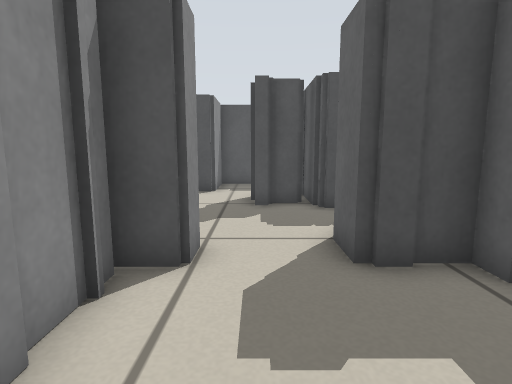
View 1 (above)

16 first-person views from a walk through a robot-simulator world made for Stage. The camera is 0.45 m above the floor, tilts 8° down and sees 80° across. The lines on the ground mark 1 m squares. The floor is counted in squares, 0.25 m on a side. Each view is taken from the middle of a square. On the plan, view 1 faces up. The plan holds only what a view shows up to about 16 squares ahead; the rest is blank. The place goes on beyond the plan. Robots are left out.

View 2
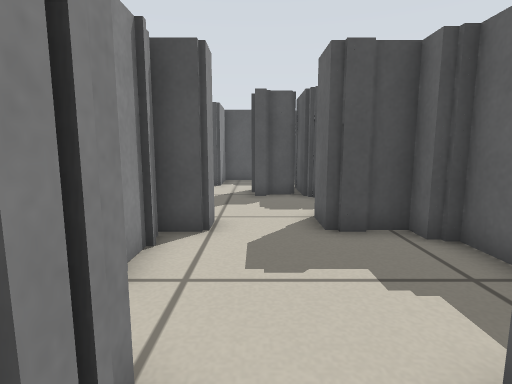

View 3
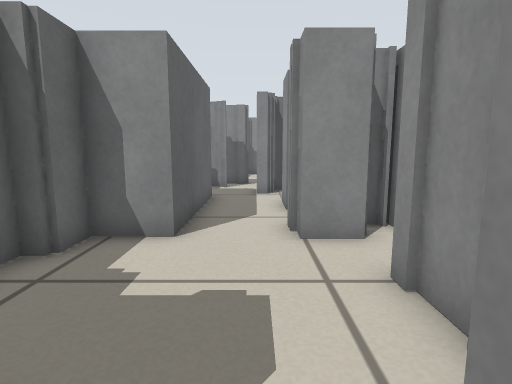

View 4
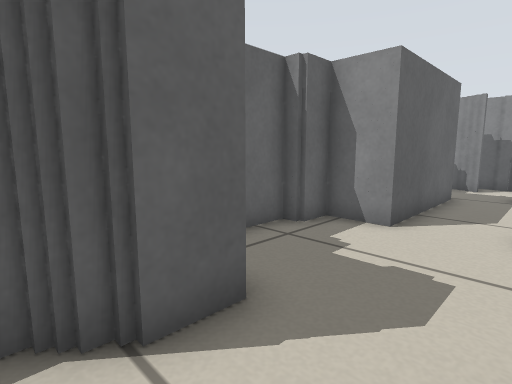

View 5
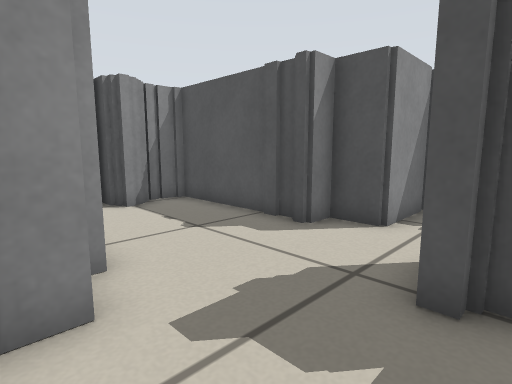

View 6
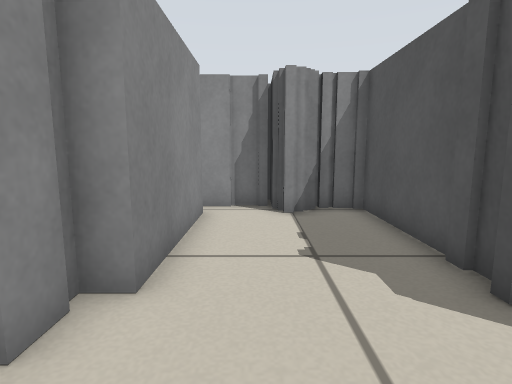

View 7
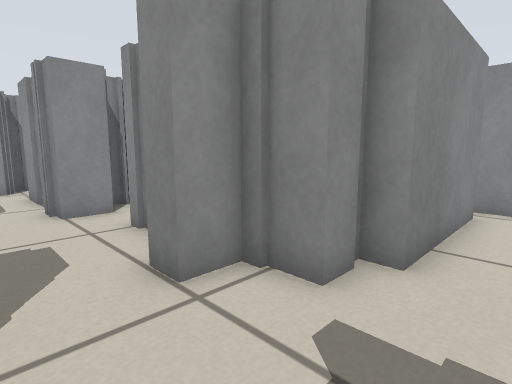

View 8
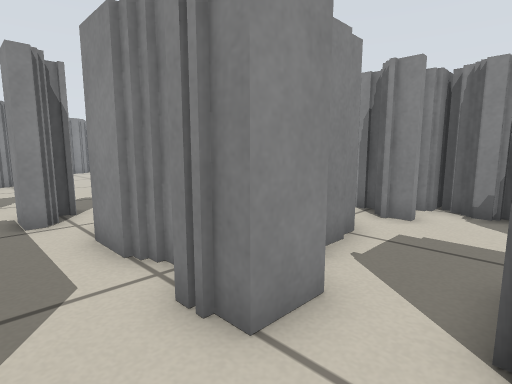

View 9
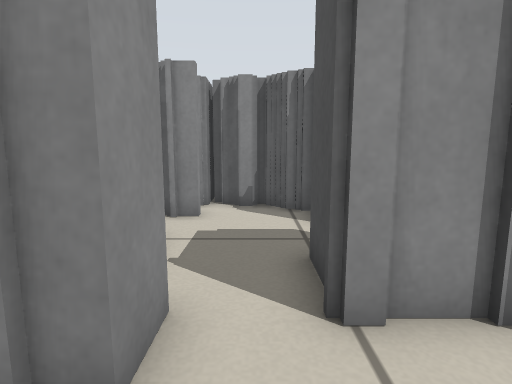

View 10
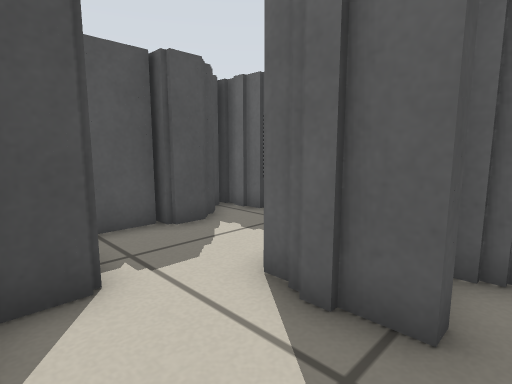

View 11
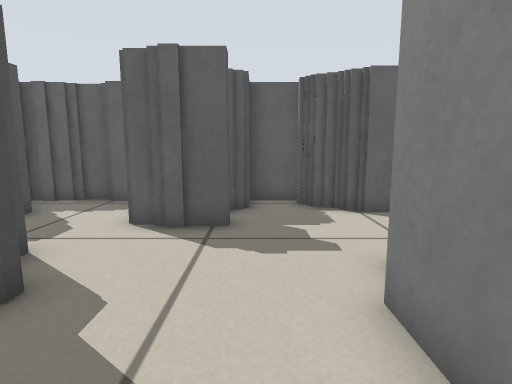

View 12
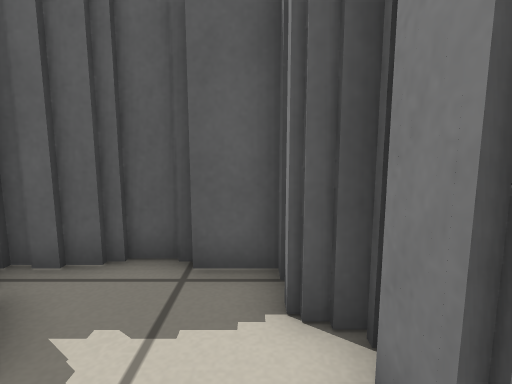

View 13
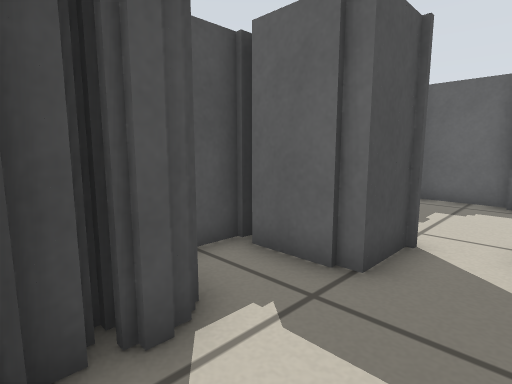

View 14
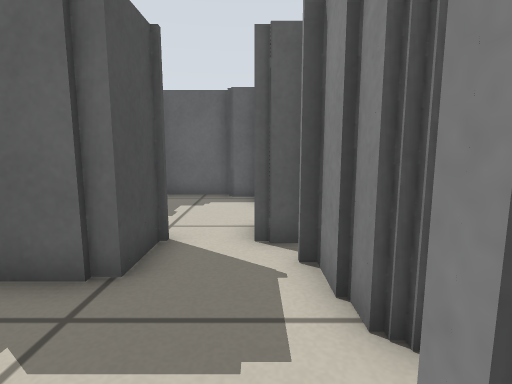

View 15
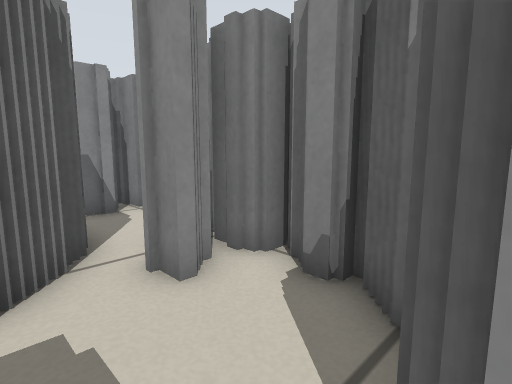

View 16
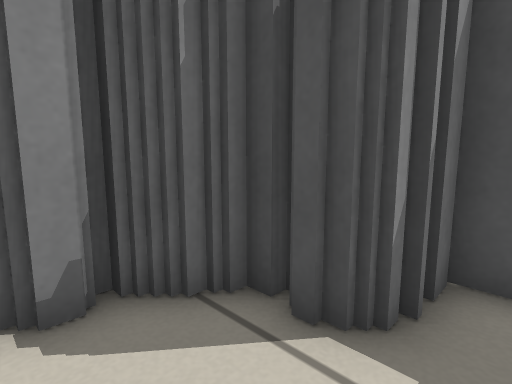

### Floor plan
Points are (right, up) in squares from view 1. A wall is a line through its corners. A room is listed if a view was taken in it or the views show most of it. See-through windows are left out.
Room 1 (views 1, 2, 3, 4, 5, 6, 7, 8, 9)
walls: (4, 1) (4, 3.9); (-2.2, 0) (-0.9, 0) (-0.9, -1.1); (-1.2, -2.1) (-1.2, -2.8); (-0.9, -2.6) (-0.9, -4.5); (3.4, 4.6) (1.5, 4.6) (1.5, 6.1); (-2, 4.2) (-2, 1.9); (1.8, 6) (1.8, 6.5); (2.1, 6.4) (2.1, 7); (-2, 6) (-2, 5.5) (-0.9, 5.5) (-0.9, 4.6) (-2.2, 4.6); (2.4, 6.9) (2.4, 7.5); (1.5, -5.6) (1.5, 0) (3.4, 0) (3.4, 1); (-2.3, 6.9) (-2.3, 5.9); (3.4, 7.5) (3.4, 9.2); (-0.6, -6.3) (0, -6.3) (0, -7.4); (3, 9.2) (1.8, 9.2); (0.4, 9.6) (0, 9.6); (1.6, 10.1) (0.4, 10.1); (1.4, -8.6) (2.1, -8.6)
ways out: opening at (-1, 8.5) to room 2; opening at (-2, 1) to room 4
Room 2 (views 10, 11)
walls: (-3.6, 12.2) (-9.2, 12.2) (-9.2, 10.9); (-8.5, 10.4) (-8.5, 9.6) (-10.5, 9.6); (-3.2, 6.9) (-2.3, 6.9); (-8.9, 10.9) (-8.9, 10.4); (-8.6, 7.5) (-3.6, 7.5); (-1.7, 12.9) (-3.2, 12.9) (-3.2, 11.9); (-9.5, 9.4) (-9.5, 7.2); (0, 9.6) (0, 12.1)
ways out: opening at (-1, 8.5) to room 1; opening at (-1, 12) to room 3
Room 3 (view 12)
walls: (1.8, 15.4) (0.5, 15.4); (0.5, 15.8) (-1.7, 15.8) (-1.7, 12.9); (1.5, 12.1) (2, 12.1); (0, 12.1) (1.1, 12.1); (2.4, 15.8) (1.8, 15.8); (3.4, 12.7) (3.4, 14); (3.7, 15) (3.7, 15.5); (4, 14.2) (4, 15.1); (1.8, 9.2) (1.8, 12.7) (2.5, 12.7)
ways out: opening at (-1, 12) to room 2
Room 4 (views 13, 14, 15, 16)
walls: (-6.2, 3.2) (-6.2, 2.6) (-7.1, 2.6); (-5.8, -1.4) (-5.3, -1.4) (-5.3, -1.1) (-3.2, -1.1); (-3.1, -1.1) (-2.6, -1.1); (-7.4, 2.6) (-8.1, 2.6); (-7.6, -0.5) (-7.1, -0.5) (-7.1, -1.6); (-2, 1.9) (-4.1, 1.9) (-4.1, 4.1); (-2.2, -0.9) (-2.2, 0); (-8.5, 1) (-8.5, 0.2); (-8.5, 1.9) (-8.5, 1.3); (-3.6, 4.6) (-5.9, 4.6) (-5.9, 3.9); (-8.9, 0.4) (-8.9, -0.1)
ways out: opening at (-2, 1) to room 1

Positions as (right, up) in squares from view 1, and headings:
1: (0, 0), facing up
2: (0, -2), facing up
3: (0, 6), facing down
4: (-1, 7), facing down-right
5: (1, 6), facing up-left
6: (0, 9), facing left
7: (1, 9), facing down-left
8: (1, 2), facing down-left
9: (1, 1), facing left
10: (-3, 9), facing up-right
11: (-7, 9), facing right
12: (-1, 13), facing right
13: (-8, 0), facing up-right
14: (-8, 0), facing right
15: (-5, 3), facing down-left
16: (-5, 0), facing up-left
